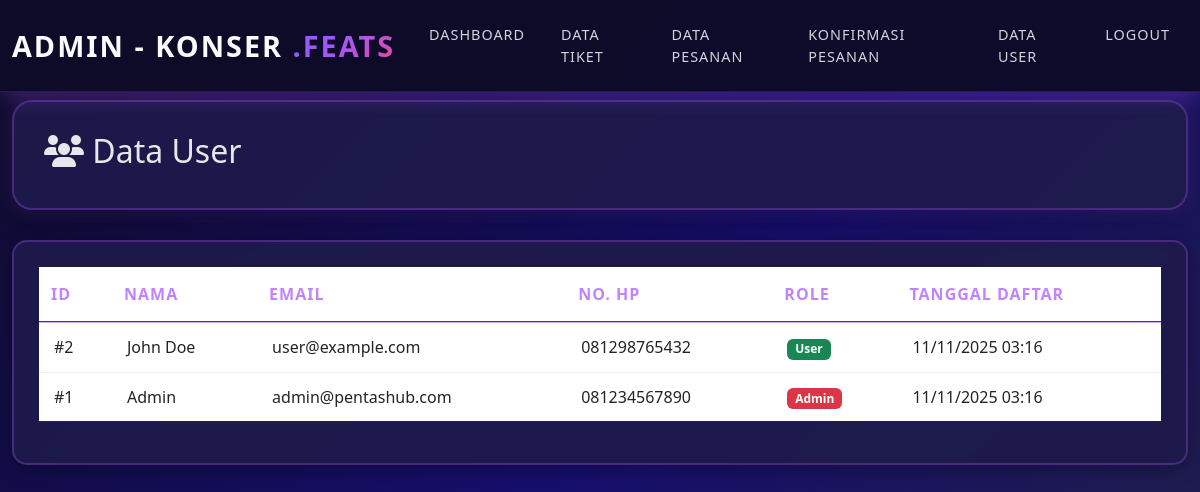
The page /admin/data_user.php (signed in) on the database its author committed.
### tables this page shows
CREATE TABLE `users` (
  `id` int(11) NOT NULL AUTO_INCREMENT,
  `nama` varchar(100) NOT NULL,
  `email` varchar(100) NOT NULL,
  `password` varchar(255) NOT NULL,
  `no_hp` varchar(20) DEFAULT NULL,
  `role` enum('admin','user') NOT NULL DEFAULT 'user',
  `created_at` timestamp NOT NULL DEFAULT current_timestamp(),
  PRIMARY KEY (`id`),
  UNIQUE KEY `email` (`email`)
);

### admin/data_user.php (the view, shortened to what this page needs)
<?php
require_once '../includes/config.php';
$query = mysqli_query($conn, "SELECT * FROM users ORDER BY id DESC");
?>
<!DOCTYPE html>
<html lang="id">
<head>
    <link href="https://cdn.jsdelivr.net/npm/bootstrap@5.3.0/dist/css/bootstrap.min.css" rel="stylesheet">
    <link rel="stylesheet" href="https://cdnjs.cloudflare.com/ajax/libs/font-awesome/6.4.0/css/all.min.css">
    <link rel="stylesheet" href="../assets/css/styles.css"
</head>
<body>
    <nav class="navbar navbar-expand-lg navbar-dark fixed-top">
        <div class="container-fluid">
            <a class="navbar-brand" href="dashboard.php">
                ADMIN - KONSER <span>.FEATS</span>
            </a>
            <div class="collapse navbar-collapse" id="navbarNav">
                <ul class="navbar-nav ms-auto">
                    <li class="nav-item">
                        <a class="nav-link active" href="dashboard.php">Dashboard</a>
                    </li>
                    <li class="nav-item">
                        <a class="nav-link" href="data_tiket.php">Data Tiket</a>
                    </li>
                    <li class="nav-item">
                        <a class="nav-link" href="data_pesanan.php">Data Pesanan</a>
                    </li>
                    <li class="nav-item">
                        <a class="nav-link" href="konfirmasi-pesanan.php">Konfirmasi Pesanan</a>
                    </li>
                    <li class="nav-item">
                        <a class="nav-link" href="data_user.php">Data User</a>
                    </li>
                    <li class="nav-item">
                        <a class="nav-link" href="../logout.php">Logout</a>
                    </li>
                </ul>
            </div>
        </div>
    </nav>
    <div class="dashboard-container" style="margin-top: 80px;">
        <div class="container-fluid">
            <div class="dashboard-header">
                <h2>
                    <i class="fas fa-users"></i> Data User
                </h2>
            </div>
            <div class="card-custom">
                <div class="table-responsive">
                    <table class="table table-custom table-hover">
                        <thead>
                            <tr>
                                <th>ID</th>
                                <th>Nama</th>
                                <th>Email</th>
                                <th>No. HP</th>
                                <th>Role</th>
                                <th>Tanggal Daftar</th>
                            </tr>
                        </thead>
                        <tbody>
                            <?php while($user = mysqli_fetch_assoc($query)): ?>
                            <tr>
                                <td>#<?= $user['id'] ?></td>
                                <td><?= $user['nama'] ?></td>
                                <td><?= $user['email'] ?></td>
                                <td><?= $user['no_hp'] ?></td>
                                <td>
                                    <?php if($user['role'] == 'admin'): ?>
                                        <span class="badge bg-danger">Admin</span>
                                    <?php else: ?>
                                        <span class="badge bg-success">User</span>
                                    <?php endif; ?>
                                </td>
                                <td><?= date('d/m/Y H:i', strtotime($user['created_at'])) ?></td>
                            </tr>
                            <?php endwhile; ?>
                        </tbody>
                    </table>
                </div>
            </div>
        </div>
    </div>
</body>
</html>

### assets/css/styles.css (style rules this page uses)
* { margin: 0; padding: 0; box-sizing: border-box; }
:root { --purple-dark: #0f0c29; --purple-mid: #1e1b4b; --purple-light: #312e81; --gradient-primary: linear-gradient(135deg, #8b5cf6 0%, #a855f7 50%, #ec4899 100%); --gradient-vvip: linear-gradient(135deg, #a855f7 0%, #ec4899 100%); --gradient-vip: linear-gradient(135deg, #16e732 0%, #1774df 100%); --gradient-festival: linear-gradient(135deg, #e2b902 0%, #cc9d1a 100%); --text-primary: #e5e7eb; --text-secondary: #9ca3af; --border-color: rgba(168, 85, 247, 0.3); --shadow-primary: 0 4px 20px rgba(168, 85, 247, 0.3); --shadow-hover: 0 8px 30px rgba(168, 85, 247, 0.6); }
body { font-family: 'Segoe UI', Tahoma, Geneva, Verdana, sans-serif; background: linear-gradient(135deg, var(--purple-dark) 0%, #160e6d 50%, #24243e 100%); color: #e5e7eb; min-height: 100vh; overflow-x: hidden; }
.navbar { background: rgba(15, 12, 41, 0.98) !important; box-shadow: var(--shadow-primary); padding: 1rem 0; backdrop-filter: blur(10px); border-bottom: 1px solid rgba(139, 92, 246, 0.2); z-index: 1000; }
.navbar-brand { font-size: 1.8rem; font-weight: bold; color: #f9fafb !important; text-transform: uppercase; letter-spacing: 2px; }
.navbar-brand span { background: var(--gradient-primary); -webkit-background-clip: text; -webkit-text-fill-color: transparent; background-clip: text; }
.nav-link { color: #d1d5db !important; margin: 0 10px; transition: all 0.3s ease; text-transform: uppercase; font-size: 0.9rem; letter-spacing: 1px; position: relative; }
.nav-link::after { content: ''; position: absolute; bottom: -5px; left: 0; width: 0; height: 2px; background: var(--gradient-primary); transition: width 0.3s ease; }
.dashboard-container, .dashboard-admin { padding: 20px 0; min-height: 100vh; }
.dashboard-header { background: rgba(30, 27, 75, 0.95); border: 2px solid var(--border-color); border-radius: 20px; padding: 30px; margin-bottom: 30px; box-shadow: 0 8px 32px rgba(0, 0, 0, 0.3), 0 0 20px rgba(168, 85, 247, 0.2); }
.card-custom { background: rgba(30, 27, 75, 0.95); border: 2px solid var(--border-color); border-radius: 15px; padding: 25px; margin-bottom: 25px; transition: all 0.3s ease; box-shadow: 0 4px 20px rgba(0, 0, 0, 0.3); backdrop-filter: blur(5px); }
.table { min-width: 100%; color: var(--text-primary); border-collapse: collapse; }
.table thead { background: rgba(139, 92, 246, 0.2); backdrop-filter: blur(5px); }
.table thead th { padding: 15px 12px; font-weight: 700; text-transform: uppercase; letter-spacing: 1px; color: #c084fc; border-bottom: 2px solid rgba(168, 85, 247, 0.5); }
.table tbody tr { border-bottom: 1px solid rgba(168, 85, 247, 0.1); transition: all 0.2s ease; }
.table td, .table th { padding: 12px 15px; vertical-align: middle; }

### rows shown on the page
users: id "2", nama "John Doe", email "user@example.com", no_hp "081298765432", role "User", created_at "11/11/2025 03:16"
users: id "1", nama "Admin", email "admin@pentashub.com", no_hp "081234567890", role "Admin", created_at "11/11/2025 03:16"
